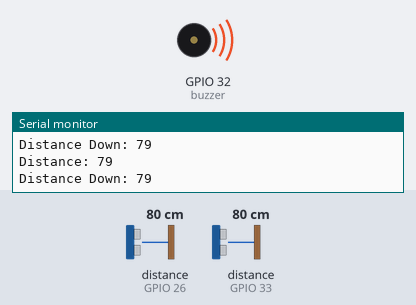
Simulated run of this sketch. Board: ESP32. On the bench: buzzer (waves = sounding), the last lines printed to the serial monitor. Wiring (inferred from the names in the program): 2 × ultrasonic range finder: trigger GPIO 25, echo GPIO 33 / trigger GPIO 27, echo GPIO 26. The test bench sets the inputs (shaded band); at power-on: distance to the obstacle (sensors on GPIO 26, GPIO 33) 80 cm. The echo pulse lasts 58.3 µs per cm.

Above: at 1.2 s.
1.3 s: distance to the obstacle (sensor on GPIO 26) set to 45 cm
4.3 s: distance to the obstacle (sensor on GPIO 26) set to 38 cm
At 4.3 s:
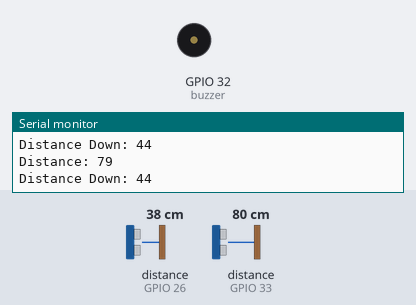
5.8 s: distance to the obstacle (sensor on GPIO 26) set to 60 cm
At 6.4 s:
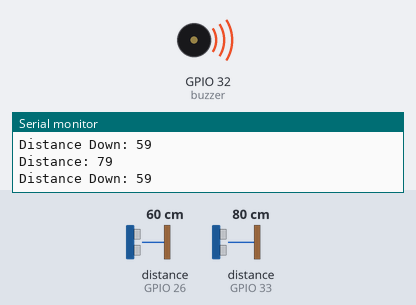
8.8 s: distance to the obstacle (sensor on GPIO 26) set to 18 cm
At 9.8 s:
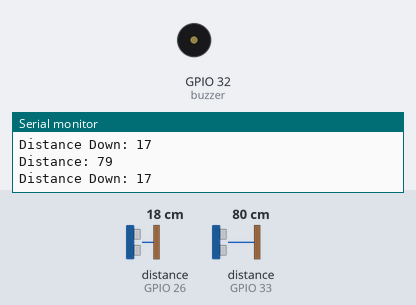
Timing chart, 0 to 11.3 s (numbered marks = the images above; inputs shaded):
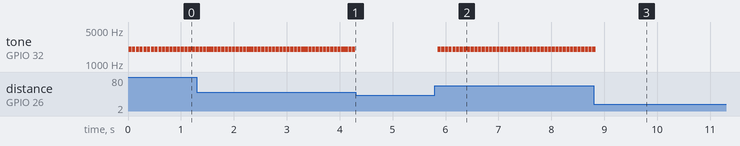

Measured:
- the behaviour switches between 42 and 41 cm on distance to the obstacle (sensor on GPIO 26) (found by bisection; images 0 and 1)
- after the input at 4.3 s, tone on GPIO 32 (buzzer): stops changing and stays silent
- after the input at 5.8 s, tone on GPIO 32 (buzzer): alternates 2000 Hz for 0.06 s and silent for 0.01 s, starting after 0.05 s
- after the input at 8.8 s, tone on GPIO 32 (buzzer): goes on until 8.8 s, then stays silent
- by itself, tone on GPIO 32 (buzzer): alternates 2000 Hz for 0.06 s and silent for 0.01 s

The sketch:

giusy1604-distance.ino
```cpp
// defines pins numbers
const int trigPin = 25;
const int echoPin = 33;
const int trigPindown = 27;
const int echoPindown = 26;
const int buzzer = 32;

//bool sound = true;

// defines variables
long duration;
int distance;
long durationdown;
int distancedown;

int freq = 2000;
int channel = 0;
int resolution = 8;


void setup() {
  pinMode(trigPin, OUTPUT); // Sets the trigPin as an Output
  pinMode(echoPin, INPUT);
  pinMode(trigPindown, OUTPUT);
  pinMode(echoPindown, INPUT);
  pinMode(buzzer, OUTPUT);

  ledcSetup(channel, freq, resolution);
  ledcAttachPin(32, channel);

  // Sets the echoPin as an Input
  Serial.begin(9600); // Starts the serial communication
}
void loop() {
  // Clears the trigPin
  digitalWrite(trigPin, LOW);
  delayMicroseconds(2);
  // Sets the trigPin on HIGH state for 10 micro seconds
  digitalWrite(trigPin, HIGH);
  delayMicroseconds(100);
  digitalWrite(trigPin, LOW);
  // Reads the echoPin, returns the sound wave travel time in microseconds
  duration = pulseIn(echoPin, HIGH);
  // Calculating the distance
  distance = duration * 0.034 / 2;
  // Prints the distance on the Serial Monitor

  // Clears the trigPin
  digitalWrite(trigPindown, LOW);
  delayMicroseconds(2);
  // Sets the trigPin on HIGH state for 10 micro seconds
  digitalWrite(trigPindown, HIGH);
  delayMicroseconds(100);
  digitalWrite(trigPindown, LOW);
  // Reads the echoPin, returns the sound wave travel time in microseconds
  durationdown = pulseIn(echoPindown, HIGH);
  // Calculating the distance
  distancedown = durationdown * 0.034 / 2;
  // Prints the distance on the Serial Monitor

  Serial.print("Distance: ");
  Serial.println(distance);
  Serial.print("Distance Down: ");
  Serial.println(distancedown);


  if(distance<50){
      sound();
    }
  if(distancedown>40 && distancedown<100){
      sounddown();
    }


}

//sound functions

void sound(){
  int dutyCycle;
  ledcWriteTone(channel, 1000);
  for (dutyCycle = 0; dutyCycle <= 55; dutyCycle=dutyCycle+10){
    //Serial.println(dutyCycle);
    ledcWrite(channel, 30);
    delay(10);
  }
  ledcWrite(channel, 0);
}

void sounddown(){
   int dutyCycle;
  ledcWriteTone(channel, 2000);
  for (dutyCycle = 0; dutyCycle <= 55; dutyCycle=dutyCycle+10){
    //Serial.println(dutyCycle);
    ledcWrite(channel, 30);
    delay(10);
  }
  ledcWrite(channel, 0);
}
```
